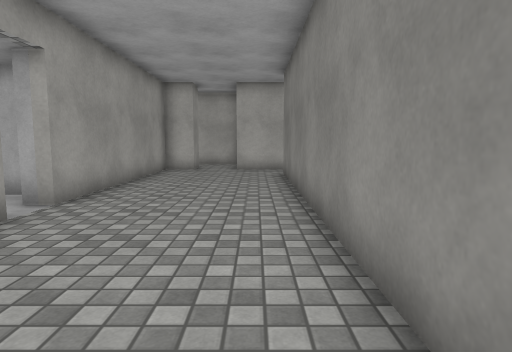
View 1 (above)

18 first-person views from a walk through a 3-D level made in the Unity game engine. The camera is 1.2 m above the floor, tilts 6° down and sees 75° across. The floor is counted in squares, 1 m on a side. Each view is taken from the middle of a square. On the plan, view 1 faces up. The plan holds only what a view shows up to about 14 squares ahead; the rest is blank. Surface patterns are stand-ins for the level's own textures.

View 2
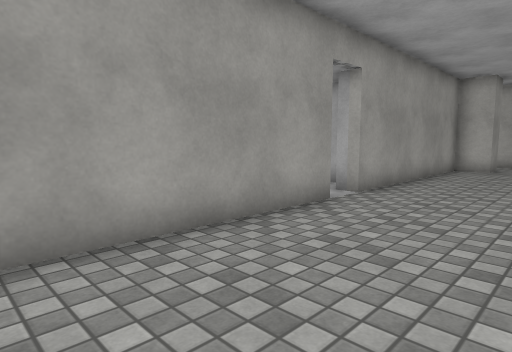

View 3
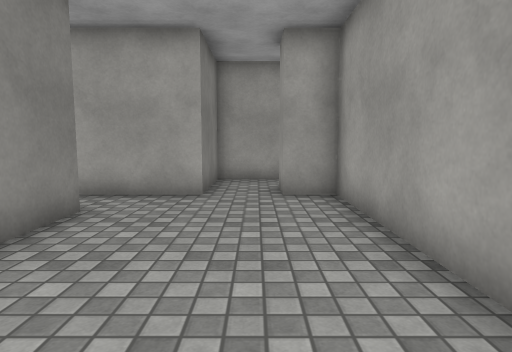

View 4
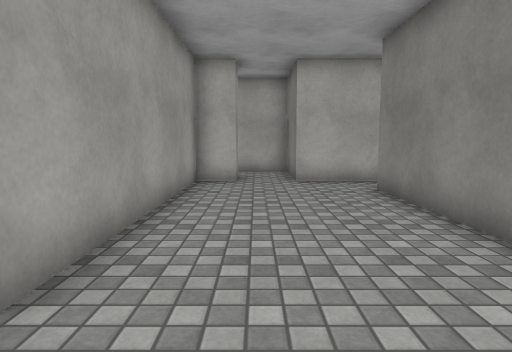

View 5
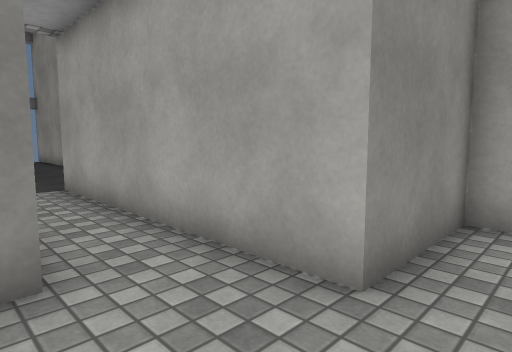

View 6
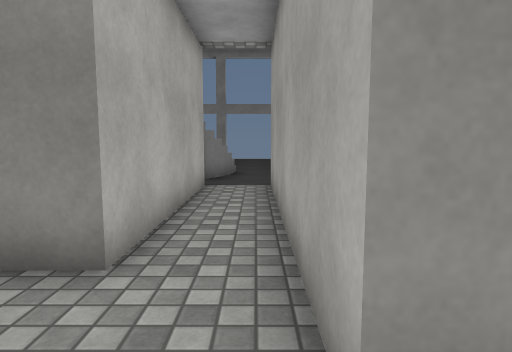

View 7
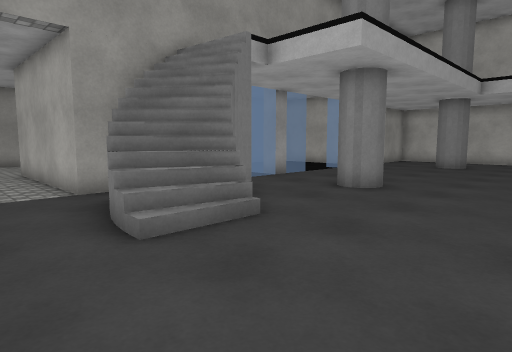

View 8
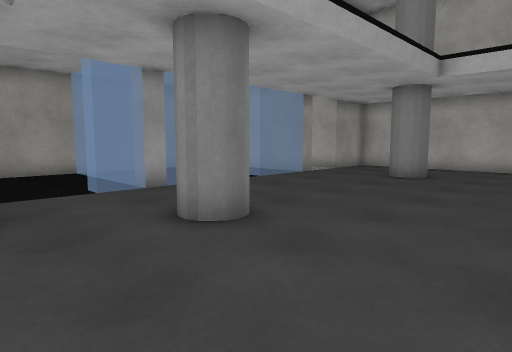

View 9
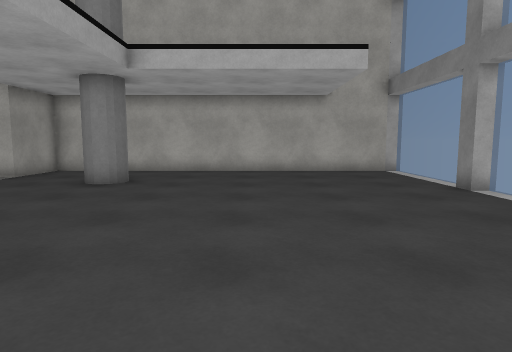

View 10
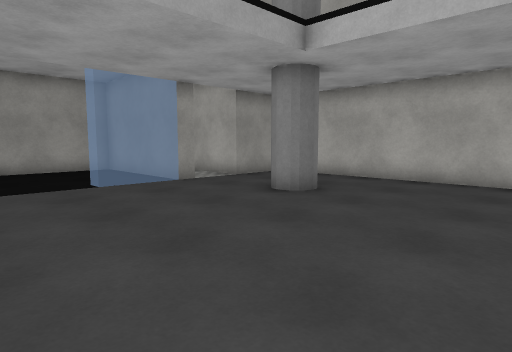

View 11
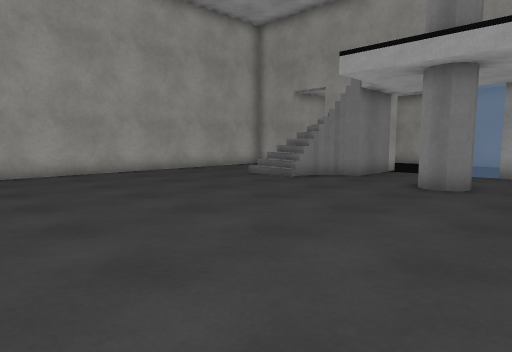

View 12
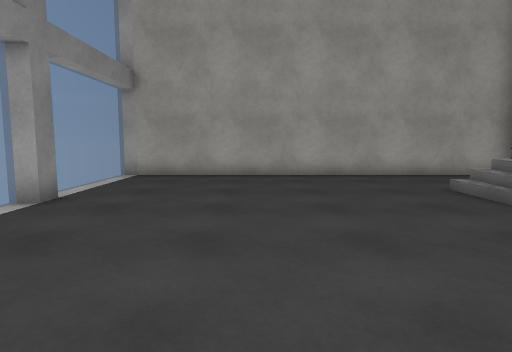

View 13
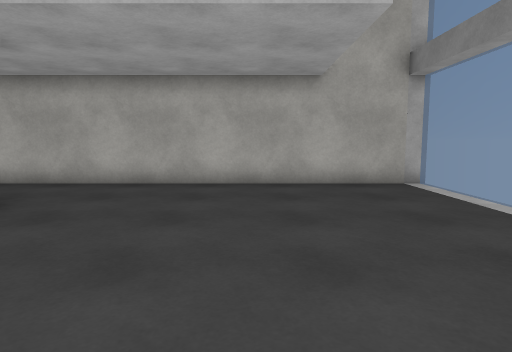

View 14
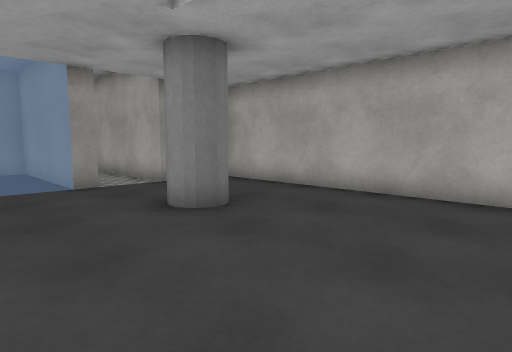

View 15
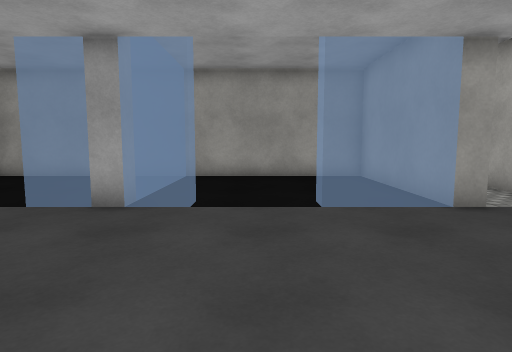

View 16
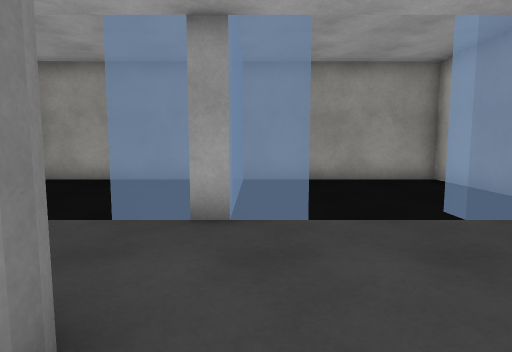

View 17
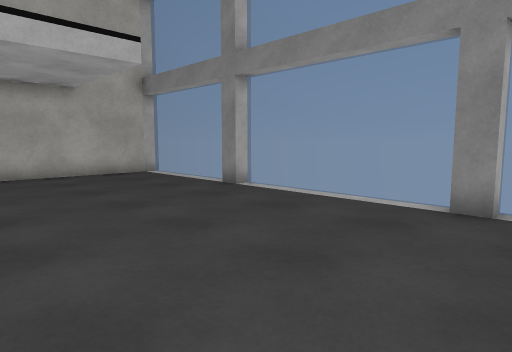

View 18
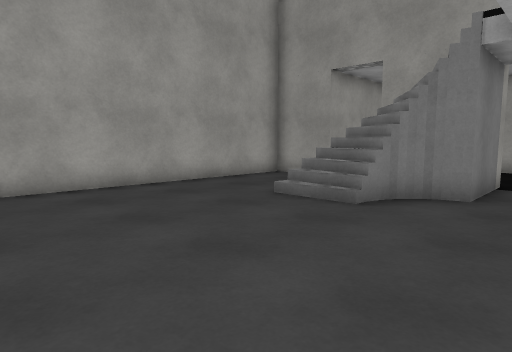

### Floor plan
Key: @ floor where view 1 was taken; # wall or solid block; . floor; / step, stairs or slope; = window, fence, low wall or low ledge.
Columns run from 4 left of view 1 to 21 right of it. Each row starts with its distance up from view 1.
 17  ###       ###############
 16   .#       #.............#
 15  #.#       #.............
 14 ##.#########.............
 13 #.....  ......##.........
 12 #....#######.............#
 11 #....#..... .............#
 10 #....#..... .............
  9 #....#...................
  8 #....#...................
  7 #....#...................
  6 #....#.....#.............#
  5 #....#    ##..##.........#
  4 #....#..... ..##.........
  3 #....#...................
  2 #....#..................
  1 #....#.....#/#...........
  0 #...@#..   #///#.........#
 -1 #....########///.........#
 -2 #............#=/.........
 -3 #........................
 -4 ##.#########.............
 -5  ..#       #.............
 -6  ..#       ###############
 -7  ###

Where each view was taken, in squares from view 1:
view 1: 0 up, 0 right, facing up
view 2: 1 down, 0 right, facing up-left
view 3: 4 up, 2 left, facing down
view 4: 4 up, 2 left, facing up
view 5: 1 down, 2 left, facing down-right
view 6: 3 down, 2 left, facing right
view 7: 4 down, 15 right, facing up-left
view 8: 1 up, 15 right, facing up-left
view 9: 3 up, 15 right, facing up
view 10: 6 up, 16 right, facing up-left
view 11: 7 up, 20 right, facing down-left
view 12: 6 up, 16 right, facing down
view 13: 7 up, 16 right, facing up
view 14: 9 up, 16 right, facing up-left
view 15: 8 up, 13 right, facing left
view 16: 6 up, 12 right, facing left
view 17: 4 up, 14 right, facing up-right
view 18: 3 up, 17 right, facing down-left
